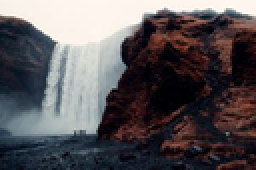
#> input picture Images/waterfall2.png, 128 x 85 px, shrunk from 300 x 200 before the run, found by its file name (shown 2 times larger)
$ python IMGstego_FromScratch.py
#> lines starting #> are read from the running program, lines starting #| are printed output that depends on the picture
#> in main, image1 is the input picture: shape (85, 128, 3); mean B, G, R 88.4, 85.2, 89.8
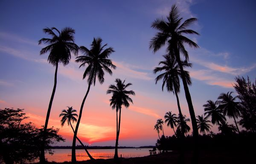
#> input picture Images/sunset2.png, 256 x 164 px, shrunk from 600 x 384 before the run, found by its file name
#> in main, image2 is the input picture: shape (164, 256, 3); mean B, G, R 106.9, 83.6, 97.5
import cv2
import numpy as n


def intToBinary(msg):
    binary = [format(i, "08b") for i in msg]
    return binary  # list


def binaryToInt(rgb):
    r, g, b = rgb
    rgb = (int(r, 2), int(g, 2), int(b, 2))
    rgb = n.asarray(rgb)
    return rgb


def mergeRGB(rgb1, rgb2):
    r1, g1, b1 = rgb1
    r2, g2, b2 = rgb2
    rgb = (r2[:6] + r1[:2],
           g2[:6] + g1[:2],
           b2[:6] + b1[:2])
    return rgb  # tuple


def merge(img1, img2):
    if img1.shape[0] > img2.shape[0] or img1.shape[1] > img2.shape[1]:
        print("Reduce the size of embedding image or increase the size of cover image")
        return
    merge = n.zeros((img2.shape[0], img2.shape[1], 3), dtype=n.uint8)
    row = -1
    col = -1
    for i in img2:  # gives rows
        row += 1
        col = -1
        for pixel in i:  # gives column
            col += 1
            rgb2 = intToBinary(pixel)
            if row < img1.shape[0] and col < img1.shape[1]:
                rgb1 = intToBinary(img1[row][col])
            else:
                rgb1 = intToBinary(n.array((0, 0, 0)))
            tup = mergeRGB(rgb1, rgb2)
            merge[row][col] = binaryToInt(tup)
#> this loop made 164 passes
    cv2.imwrite(r'Images\merged.png', merge)
    mergename = 'Images\merged.png'
    return mergename


def unmerge(img):
    unmerge = n.zeros((img.shape[0], img.shape[1], 3), dtype=n.uint8)
    size = [0, 0]  # list
    row = -1
    col = -1
    for i in img:
        row += 1
        col = -1
        for pixel in i:
            col += 1
            r, g, b = intToBinary(pixel)
            rgb = (r[6:] + "000000",
                   g[6:] + "000000",
                   b[6:] + "000000")
            unmerge[row][col] = binaryToInt(rgb)
            r, g, b = unmerge[row][col]
            if not (r == 0 and g == 0 and b == 0):
                size = [row+1, col+1]
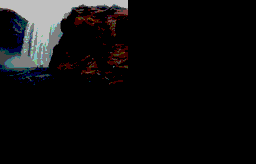
#> unmerge: shape (164, 256, 3); mean of channels 0, 1, 2 15.1, 14.6, 15; drawn as B, G, R

    for i in range(unmerge.shape[1]-1, 0, -1):
        r, g, b = unmerge[0][i]
        if r == 0 and b == 0 and g == 0:
            size[1] = i
        else:
            break

    unmerge1 = unmerge[0:size[0], 0:size[1]]
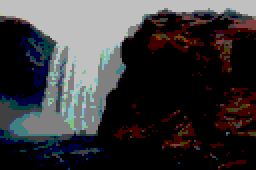
#> unmerge1: shape (85, 128, 3) (shown 2 times larger); mean of channels 0, 1, 2 58.3, 56.4, 58; drawn as B, G, R
    cv2.imwrite(r'Images\unmerged.png', unmerge1)


def main():
    # merge image1 to image2
    image1 = cv2.imread(r'Images\waterfall2.png', 1)
    image2 = cv2.imread(r'Images\sunset2.png', 1)
    # print(image1.shape) # 200,300,3
    mergename = merge(image1, image2)
    mergedImage = cv2.imread(mergename, 1)
    unmerge(mergedImage)


main()
